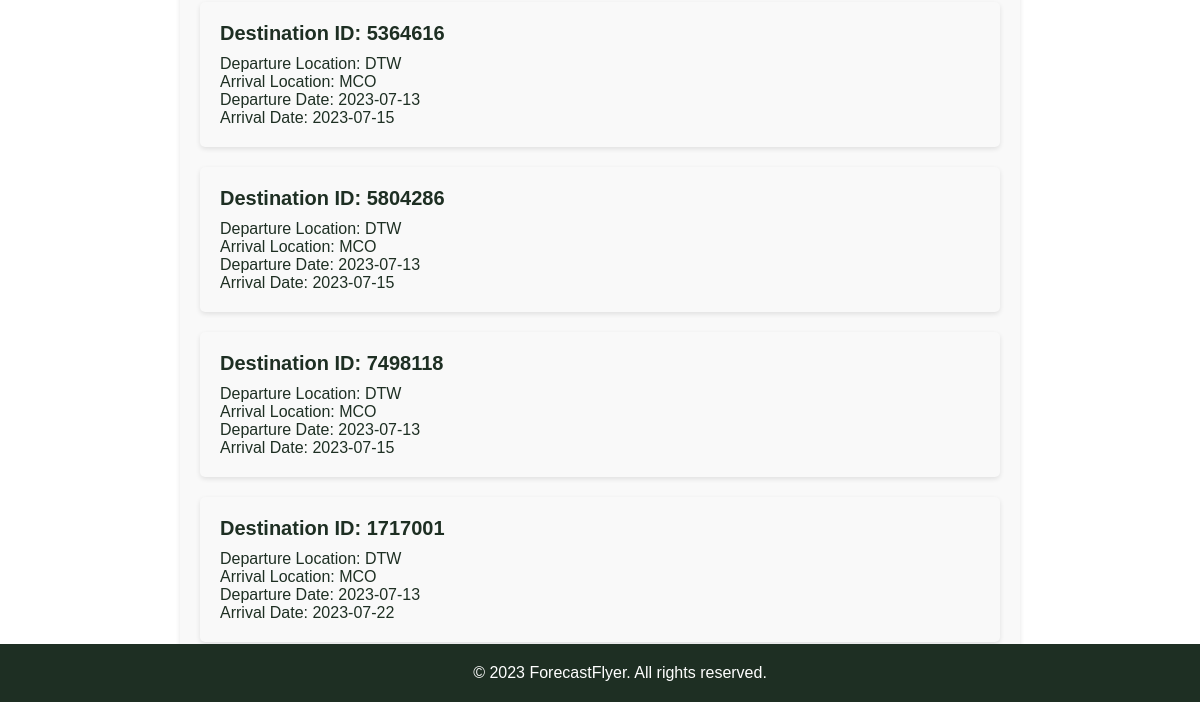
The page /destinations (lower part) on the database as committed earlier.
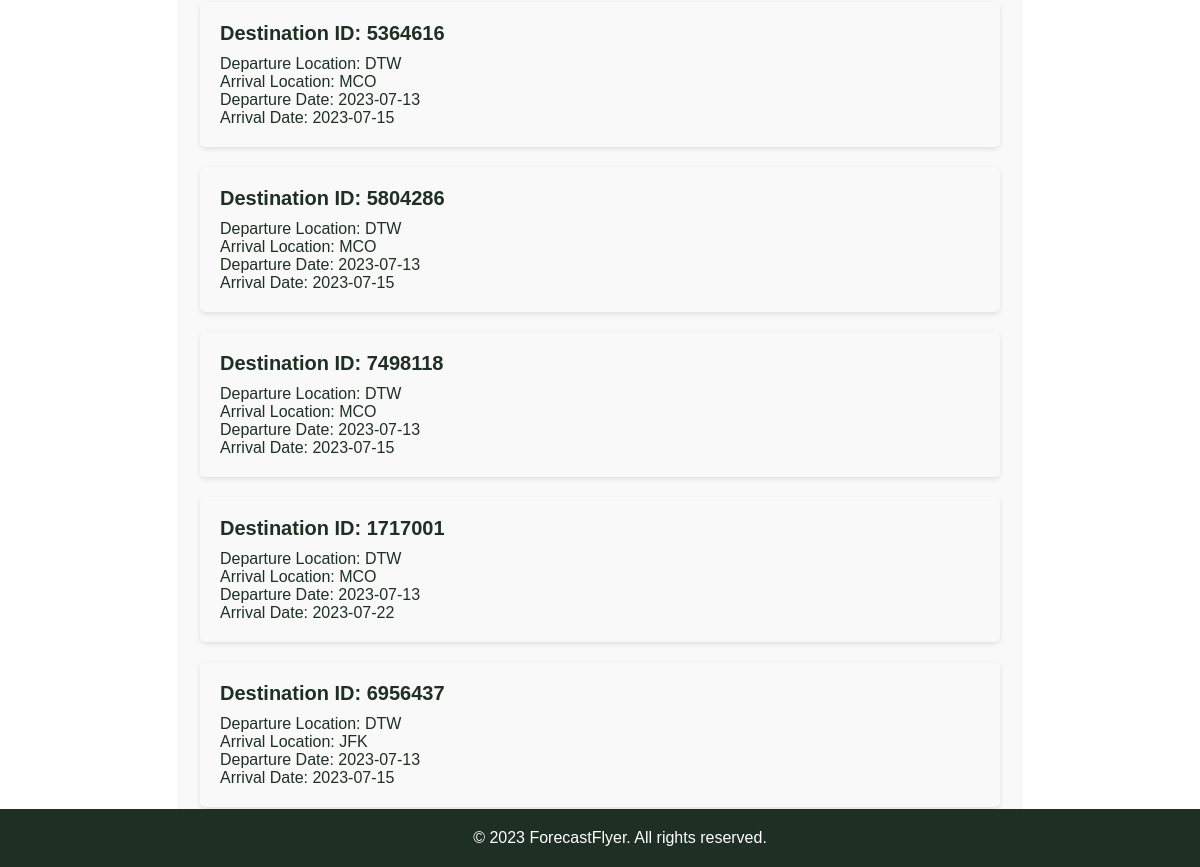
The same page on the database as committed later.
### app.py (models this page shows)
class Destination(db.Model):
    __tablename__ = 'destinations'
    id = db.Column(db.Integer, primary_key=True,
                   default=lambda: random.randint(1000000, 9999999))
    Departure_Location = db.Column(db.String(80), nullable=False)
    Arrival_Location = db.Column(db.String(80), nullable=False)
    Departure_Date = db.Column(db.String(80), nullable=False)
    Arrival_Date = db.Column(db.String(80), nullable=False)

### app.py (the view, shortened to what this page needs)
@app.route('/destinations', methods=['GET', 'POST'])
def destinations():
    flight_list = None
    destinations = Destination.query.all()
    print(f"Retrieved {len(destinations)} destinations from the database:")
    for destination in destinations:
        print(f"ID: {destination.id}, Departure: {destination.Departure_Location}, Arrival: {destination.Arrival_Location}, Departure Date: {destination.Departure_Date}, Arrival Date: {destination.Arrival_Date}")
    return render_template("destinations.html", title="ForecastFlyer - Destinations", destinations=destinations, flights=flight_list)

### templates/destinations.html (shortened to what this page needs)
<!DOCTYPE html>
<html>
  <head>
    <link
      rel="stylesheet"
      type="text/css"
      href="{{ url_for('static', filename='css/styles.css') }}"
    />
  </head>
  <body>
    <section>
      <ul class="list">
        {% for destination in destinations %}
        <li>
          <h3>Destination ID: {{ destination.id }}</h3>
          <p>Departure Location: {{ destination.Departure_Location }}</p>
          <p>Arrival Location: {{ destination.Arrival_Location }}</p>
          <p>Departure Date: {{ destination.Departure_Date }}</p>
          <p>Arrival Date: {{ destination.Arrival_Date }}</p>
        </li>
        {% endfor %}
      </ul>
    </section>
    <footer>&copy; 2023 ForecastFlyer. All rights reserved.</footer>
  </body>
</html>

### static/css/styles.css (style rules this page uses)
body, h1, h2, h3, h4, h5, h6, p, form, ul, li { margin: 0; padding: 0; }
body { font-family: Arial, sans-serif; color: #1e2f23; }
section { padding: 20px; background: #f9f9f9; border-radius: 5px; box-shadow: 0 2px 5px rgba(0, 0, 0, 0.1); max-width: 800px; margin: 20px auto; }
.list { list-style: none; padding: 0; }
.list li { background: #f9f9f9; padding: 20px; border-radius: 5px; box-shadow: 0 2px 5px rgba(0,0,0,0.1); margin-bottom: 20px; }
.list h3 { font-size: 20px; margin-bottom: 10px; }
footer { background-color: #1e2f23; color: #fff; padding: 20px; text-align: center; position: fixed; bottom: 0; width: 100%; }

Rows that differ between the two databases and show on the page:
added Destination: id "6956437", Departure_Location "DTW", Arrival_Location "JFK", Departure_Date "2023-07-13", Arrival_Date "2023-07-15"
